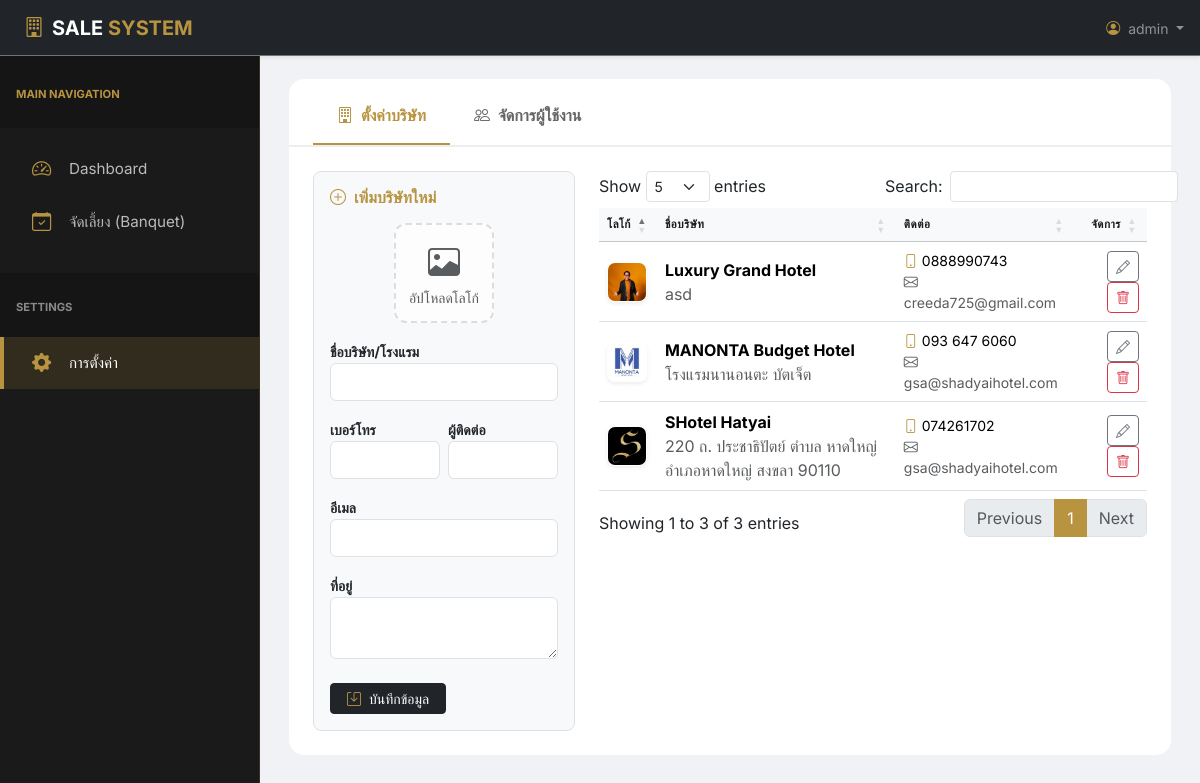
Screenshot of /setting.php (signed in) with the database file from the repository.
### tables this page shows
CREATE TABLE `companies` (
  `id` int(11) NOT NULL,
  `company_name` varchar(255) NOT NULL,
  `contact_name` varchar(100) DEFAULT NULL,
  `phone` varchar(50) DEFAULT NULL,
  `email` varchar(100) DEFAULT NULL,
  `address` text DEFAULT NULL,
  `logo_path` varchar(255) DEFAULT 'default-logo.png',
  `created_at` timestamp NOT NULL DEFAULT current_timestamp()
);

### setting.php (the view, shortened to what this page needs)
<?php
require_once 'includes/gatekeeper.php';
$edit_data = null;
$active_tab = (isset($_GET['edit_user_id'])) ? 'user' : 'company';
?>
<link rel="stylesheet" href="https://cdn.datatables.net/1.13.6/css/dataTables.bootstrap5.min.css">
<div class="container-fluid p-0">
    <div class="card">
        <div class="card-body p-0">
            <ul class="nav nav-tabs px-4 pt-2" id="settingTab" role="tablist">
                <li class="nav-item">
                    <button class="nav-link <?php echo $active_tab == 'company' ? 'active' : ''; ?>"
                        data-bs-toggle="tab" data-bs-target="#company-pane">
                        <i class="bi bi-building me-2"></i>ตั้งค่าบริษัท
                    </button>
                </li>
                <li class="nav-item">
                    <button class="nav-link <?php echo $active_tab == 'user' ? 'active' : ''; ?>" data-bs-toggle="tab"
                        data-bs-target="#user-pane">
                        <i class="bi bi-people me-2"></i>จัดการผู้ใช้งาน
                    </button>
                </li>
            </ul>
            <div class="tab-content p-4">
                <div class="tab-pane fade <?php echo $active_tab == 'company' ? 'show active' : ''; ?>"
                    id="company-pane">
                    <div class="row g-4">
                        <div class="col-xl-4">
                            <div class="p-3 border rounded-3 bg-light">
                                <h6 class="fw-bold mb-3 text-gold"><i
                                        class="bi bi-plus-circle me-2"></i><?php echo $edit_data ? 'แก้ไขข้อมูล' : 'เพิ่มบริษัทใหม่'; ?>
                                </h6>
                                <form action="api/save_settings.php" method="POST" enctype="multipart/form-data">
                                    <div class="text-center mb-3">
                                        <div class="preview-zone mx-auto d-flex align-items-center justify-content-center"
                                            onclick="document.getElementById('logoInput').click();">
                                            <?php if (!empty($edit_data['logo_path']) && file_exists($edit_data['logo_path'])): ?>
                                            <img src="<?php echo $edit_data['logo_path']; ?>" id="img_preview"
                                                style="width:100%; height:100%; object-fit:cover;">
                                            <?php else: ?>
                                            <div id="icon_placeholder" class="text-muted small text-center"><i
                                                    class="bi bi-image fs-2"></i><br>อัปโหลดโลโก้</div>
                                            <?php endif; ?>
                                        </div>
                                    </div>
                                    <div class="mb-3">
                                        <label class="small fw-bold">ชื่อบริษัท/โรงแรม</label>
                                        <input type="text" name="company_name" class="form-control"
                                            value="<?php echo $edit_data['company_name'] ?? ''; ?>" required>
                                    </div>
                                    <div class="row g-2 mb-3">
                                        <div class="col-6">
                                            <label class="small fw-bold">เบอร์โทร</label>
                                            <input type="text" name="phone" class="form-control"
                                                value="<?php echo $edit_data['phone'] ?? ''; ?>">
                                        </div>
                                        <div class="col-6">
                                            <label class="small fw-bold">ผู้ติดต่อ</label>
                                            <input type="text" name="contact_name" class="form-control"
                                                value="<?php echo $edit_data['contact_name'] ?? ''; ?>">
                                        </div>
                                    </div>
                                    <div class="mb-3">
                                        <label class="small fw-bold">อีเมล</label>
                                        <input type="email" name="email" class="form-control"
                                            value="<?php echo $edit_data['email'] ?? ''; ?>">
                                    </div>
                                    <div class="mb-4">
                                        <label class="small fw-bold">ที่อยู่</label>
                                        <textarea name="address" class="form-control"
                                            rows="2"><?php echo $edit_data['address'] ?? ''; ?></textarea>
                                    </div>
                                    <button type="submit" class="btn btn-dark btn-sm px-3  flex-shrink-0"><i
                                            class="bi bi-save me-2 text-gold"></i>บันทึกข้อมูล</button>
                                </form>
                            </div>
                        </div>
                        <div class="col-xl-8">
                            <table id="companyTable" class="table table-hover align-middle w-100">
                                <thead class="table-light">
                                    <tr>
                                        <th>โลโก้</th>
                                        <th>ชื่อบริษัท</th>
                                        <th>ติดต่อ</th>
                                        <th class="text-end">จัดการ</th>
                                    </tr>
                                </thead>
                                <tbody>
                                    <?php
                                    $res = $conn->query("SELECT * FROM companies ORDER BY id DESC");
                                    while ($row = $res->fetch_assoc()):
                                        ?>
                                    <tr>
                                        <td><img src="<?php echo $row['logo_path'] ?: 'img/default-logo.png'; ?>"
                                                class="img-table-preview shadow-sm"
                                                onclick="showFullImg(this.src, '<?php echo $row['company_name']; ?>')">
                                        </td>
                                        <td>
                                            <div class="fw-bold"><?php echo $row['company_name']; ?></div>
                                            <div class="text-muted x-small"><?php echo $row['address']; ?></div>
                                        </td>
                                        <td class="small">
                                            <div><i class="bi bi-phone text-gold me-1"></i><?php echo $row['phone']; ?>
                                            </div>
                                            <div class="text-muted"><i
                                                    class="bi bi-envelope me-1"></i><?php echo $row['email']; ?></div>
                                        </td>
                                        <td class="text-end">
                                            <a href="setting.php?edit_id=<?php echo $row['id']; ?>"
                                                class="btn btn-sm btn-outline-secondary"><i
                                                    class="bi bi-pencil"></i></a>
                                            <a href="api/save_settings.php?delete_id=<?php echo $row['id']; ?>"
                                                class="btn btn-sm btn-outline-danger"
                                                onclick="return confirm('ยืนยันการลบ?')"><i class="bi bi-trash"></i></a>
                                        </td>
                                    </tr>
                                    <?php endwhile; ?>
                                </tbody>
                            </table>
                        </div>
                    </div>
                </div>
            </div>
        </div>
    </div>
</div>
<?php include "footer.php"; ?>

### style.css (style rules this page uses)
:root { --hotel-dark: #1a1a1a; --hotel-gold: #b89441; --hotel-gold-light: #d4af37; --hotel-bg: #f0f2f5; --sidebar-width: 260px; }
body { background-color: var(--hotel-bg); font-family: 'Inter', 'Sarabun', sans-serif; overflow-x: hidden; margin: 0; }
.text-gold { color: var(--hotel-gold) !important; }
.table thead th { background-color: #f8f9fa; color: var(--hotel-dark); font-weight: 700; text-transform: uppercase; font-size: 0.72rem; letter-spacing: 0.5px; }

### setting.php (style rules this page uses)
:root { --hotel-gold: #b89441; --hotel-gold-light: rgba(184, 148, 65, 0.1); --hotel-gold-dark: #a38235; }
.nav-tabs { border-bottom: 2px solid #eee; display: flex; flex-wrap: nowrap; overflow-x: auto; -webkit-overflow-scrolling: touch; }
.nav-tabs .nav-link { border: none; color: #666; font-weight: 600; padding: 1rem 1.5rem; white-space: nowrap; }
.nav-tabs .nav-link.active { color: var(--hotel-gold) !important; background: none; border-bottom: 3px solid var(--hotel-gold); }
.preview-zone { width: 100px; height: 100px; border: 2px dashed #ddd; border-radius: 12px; overflow: hidden; background: #fdfdfd; position: relative; cursor: pointer; transition: 0.3s; }
.img-table-preview { width: 40px; height: 40px; object-fit: cover; border-radius: 8px; border: 1px solid transparent; transition: 0.2s; }
.card { border: none; border-radius: 15px; }

### rows the page displays
companies: logo_path (picture), company_name "Luxury Grand Hotel", address "asd", phone "0888990743", email "creeda725@gmail.com"
companies: logo_path (picture), company_name "MANONTA Budget Hotel", address "โรงแรมนานอนตะ บัตเจ็ต", phone "093 647 6060", email "gsa@shadyaihotel.com"
companies: logo_path (picture), company_name "SHotel Hatyai", address "220 ถ. ประชาธิปัตย์ ตำบล หาดใหญ่ อำเภอหาดใหญ่ สงขลา 90110", phone "074261702", email "gsa@shadyaihotel.com"

### other values shown
$_SESSION['user'] "admin"
